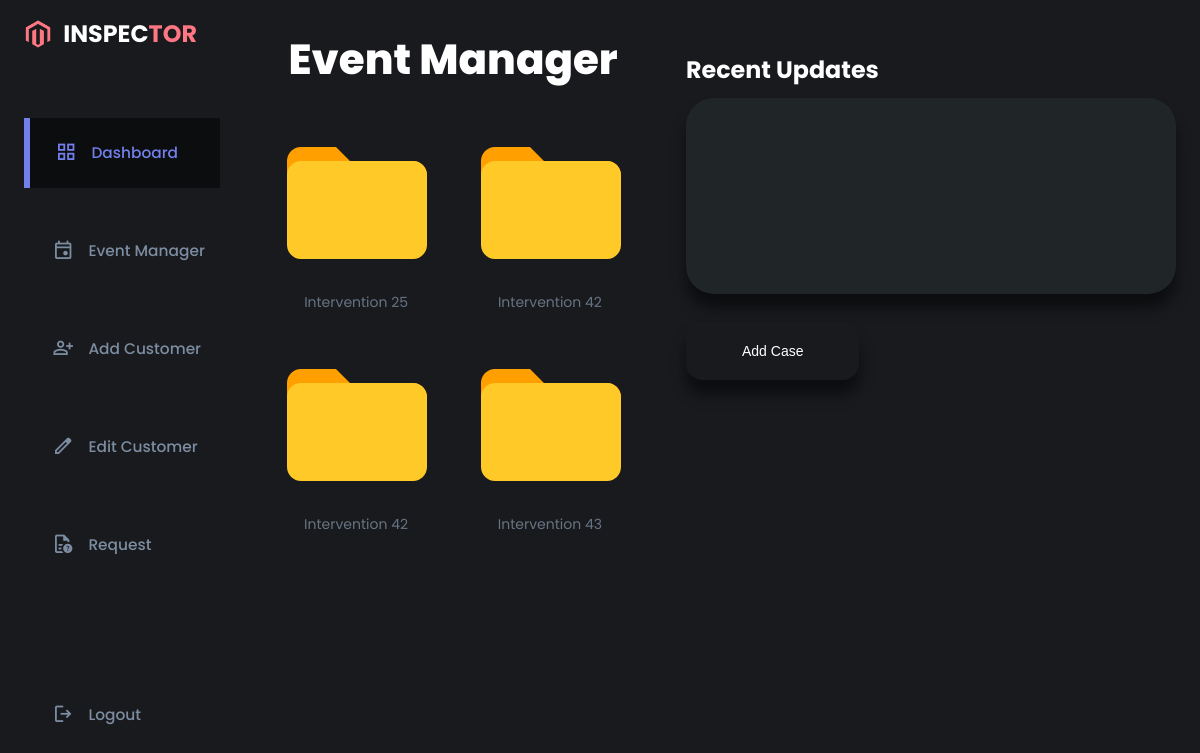
Page /event_manager.html on the committed database.
### app.py (models this page shows, shortened)
class Case(db.Model):
    id = db.Column(db.Integer,primary_key=True)
    name = db.Column(db.String(30))
    events = db.relationship('Event', backref='Case', lazy=True)

### app.py (the view, shortened to what this page needs)
@app.route('/event_manager.html' , methods=['GET','POST'])
def event_manager():
    cases = Case.query.all()
    cases = [case  for case in cases]
    return render_template('event_manager.html',cases=cases)

### templates/event_manager.html (shortened to what this page needs)
<!DOCTYPE html>
<html lang="en">
<head>
    <link rel="stylesheet" href="/static/css/style.css">
</head>
<body>
    <div class="container" id="cnt" >
        <aside>
            <div class="top">
                <div class="logo">
                    <img src="/static/images/logo.png">
                    <h2>INSPEC<span class="danger">TOR</span></h2>
                </div>
            </div>
            <div class="sidebar">
                <a href="/" class="active">
                    <span class="material-symbols-outlined">grid_view</span>
                    <h3>Dashboard</h3>
                </a>
                <a href="event_manager.html">
                    <span class="material-symbols-outlined">event</span>
                    <h3>Event Manager</h3>
                </a>
                <a href="Add customer.html">
                    <span class="material-symbols-outlined">person_add</span>
                    <h3>Add Customer</h3>
                </a>
                 <a href="edit_customer.html">
                    <span class="material-symbols-outlined">edit</span>
                    <h3>Edit Customer</h3>
                </a>
                <a href="#">
                    <span class="material-symbols-outlined">
                        </span>
                    <h3>Request</h3>
                </a>
                <a href="#">
                    <span class="material-symbols-outlined">
                        </span>
                    <h3>Logout</h3>
                </a>
            </div>
        </aside>
        <main>
            <h1>Event Manager</h1>
            <div class="list_file">
                {% for case in cases %}
                <div class="file">
                    <a href="{{ url_for('file_page', case_id=case.id) }}">
                    <p>{{ case.name }}</p>
                </a>
                </div>
                {% endfor %}
            </div>
        </main>
        <div class="right">
            <div class="card-container">
                <h2>Recent Updates</h2>
                <div class="card">
                </div>
            <button  onclick="openForm()" class="login-button">Add Case</button>
            </div>
        </div>
    </div>
</body>
</html>

### static/css/style.css (style rules this page uses)
:root { --color-primary: #7380ec; --color-white: #fff; --color-info-dark: #7d8da1; --color--primary:#7380ec; --color-dark: #363949; --color-dark2: #202528; --color-danger:#ff7782; --color-primary-variant: #677483; --color-light: rgba(0,0,0,0.5); --color-dark-variant:#677483; --color--background:#181a1e; --card-border-radius:2rem; --border-radius-1: 0.4rem; --border-radius-2: 0.8rem; --border-radius-3: 1.2rem; --card-padding:1.8rem; --padding-1: 1.2rem; --box-shadow: 0rem 1rem 1rem var(--color-light); --white: rgba(255, 255, 255, 1); --black: rgba(38, 38, 38, 1); --lightGray: rgba(245, 239, 237, 1); --gray: rgba(213, 223, 229, 1); --lightBlue: rgba(86, 203, 249, 1); --blue: rgba(28, 119, 195, 1); }
* { margin: 0; padding: 0; outline: 0; appearance: none; border: 0; text-decoration: none; list-style: none; box-sizing: border-box; }
html { font-size: 14px; }
body { width: 100vw; height: 100vh; font-size: 0.88rem; font-family: poppins,sans-serif; background-color: var(--color--background); user-select: none; overflow-x: hidden; }
.container { display: grid; width: 96%; margin: 0 auto; gap: 1.8rem; grid-template-columns: 14rem auto 35rem; }
a { color: var(--color-dark); }
img { display: block; width: 100%; }
h1 { font-weight: 800; font-size: 1.8rem; color: #fff; }
h2 { font-size: 1.7rem; color: var(--color-white); line-height: 2rem; }
h3 { font-size: 1.1rem; }
p { color: var(--color-dark-variant); }
.danger { color: var(--color-danger); }
aside { height: 100vh; }
aside .top { display: flex; align-items: center; justify-content: space-between; margin-top: 1.4rem; }
aside .logo { display: flex; gap: 0.8rem; }
aside .logo img { width: 2rem; height: 2rem; }
aside .sidebar { display: flex; flex-direction: column; height: 86vh; position: relative; top: 3rem; }
aside h3 { font-weight: 500; }
aside .sidebar a { display: flex; color: var(--color-info-dark); margin-left: 2rem; margin-top: 2rem; gap: 1rem; align-items: center; position: relative; height: 5rem; transition: all 400ms ease; }
aside .sidebar a span { font-size: 1.9rem; }
aside .sidebar a span { font-size: 1.6rem; transition: all 300ms ease; }
aside .sidebar a:last-child { position: absolute; bottom: 2rem; width: 100%; }
aside .sidebar a.active { background: var(--color-light); color: var(--color--primary); margin-left: 0; }
aside .sidebar a.active:before { content: ""; width: 6px; height: 100%; background: var(--color--primary); }
aside .sidebar a.active span { color: var(--color--primary); margin-left: calc(1rem - 3px); }
.card-container { margin-top: 4rem; }
.card { margin-top: 1rem; padding: 7rem 1rem 7rem; background-color: #202528; box-shadow: var(--box-shadow); border-radius: var(--card-border-radius); }
.login-button { font-size: 1rem; margin-top: 2rem; padding: 1.5rem 4rem; color: #fff; border-radius: var(--border-radius-3); box-shadow: var(--box-shadow); background-color: var(--color--background); }
.right .login-button { font-size: 1rem; margin-top: 2rem; padding: 1.5rem 4rem; color: #fff; border-radius: var(--border-radius-3); box-shadow: var(--box-shadow); background-color: var(--color--background); }
main h1 { position: relative; font-size: 3rem; margin-top: 2rem; text-align: center; animation: moveleft 500ms ease-in-out forwards; }
.list_file { display: grid; grid-template-columns: repeat(auto-fill, minmax(150px, 1fr)); gap: 2rem; padding: 2rem; }
.file { display: flex; flex-direction: column; }
.file p { text-align: center; font-size: 1rem; }
svg { width: 12rem; height: 12rem; }
main { width: 100%; }

### rows in the picture
Case: name "Intervention 25"
Case: name "Intervention 42"
Case: name "Intervention 42"
Case: name "Intervention 43"
